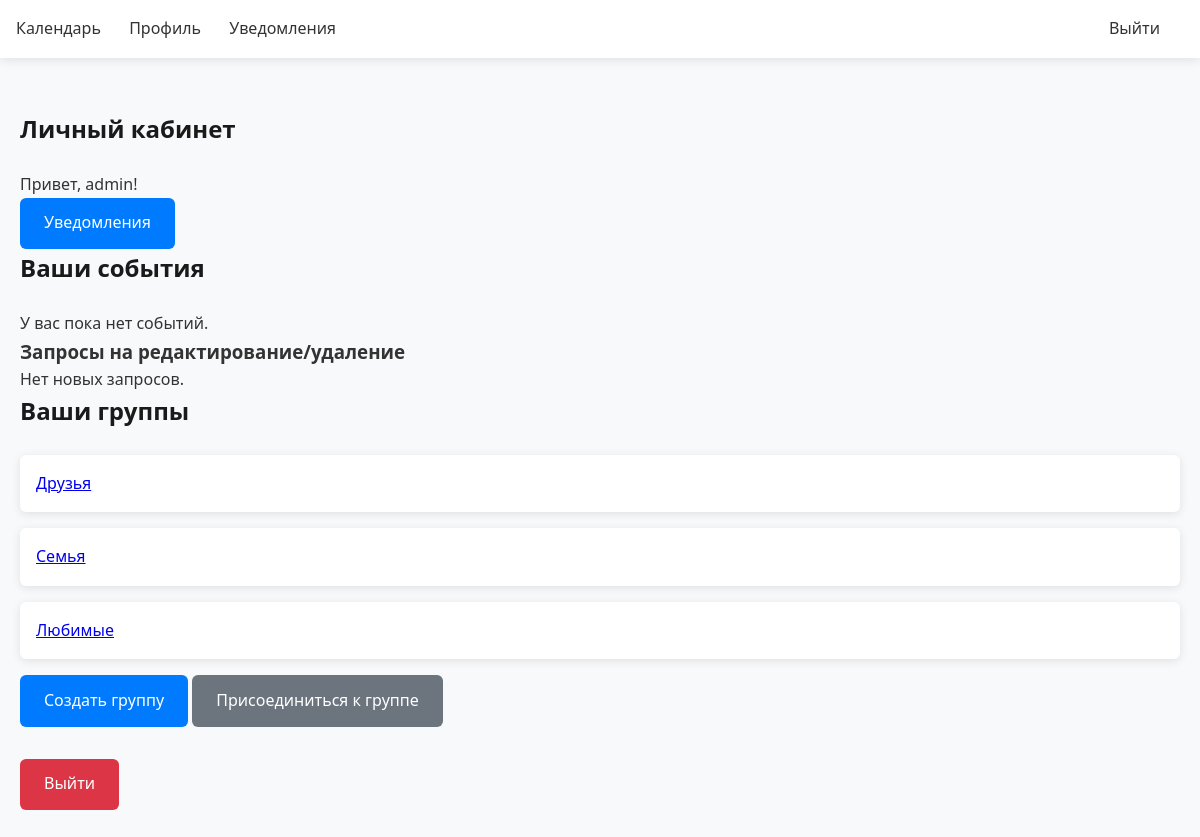
Before: /profile (signed in) with the older database file.
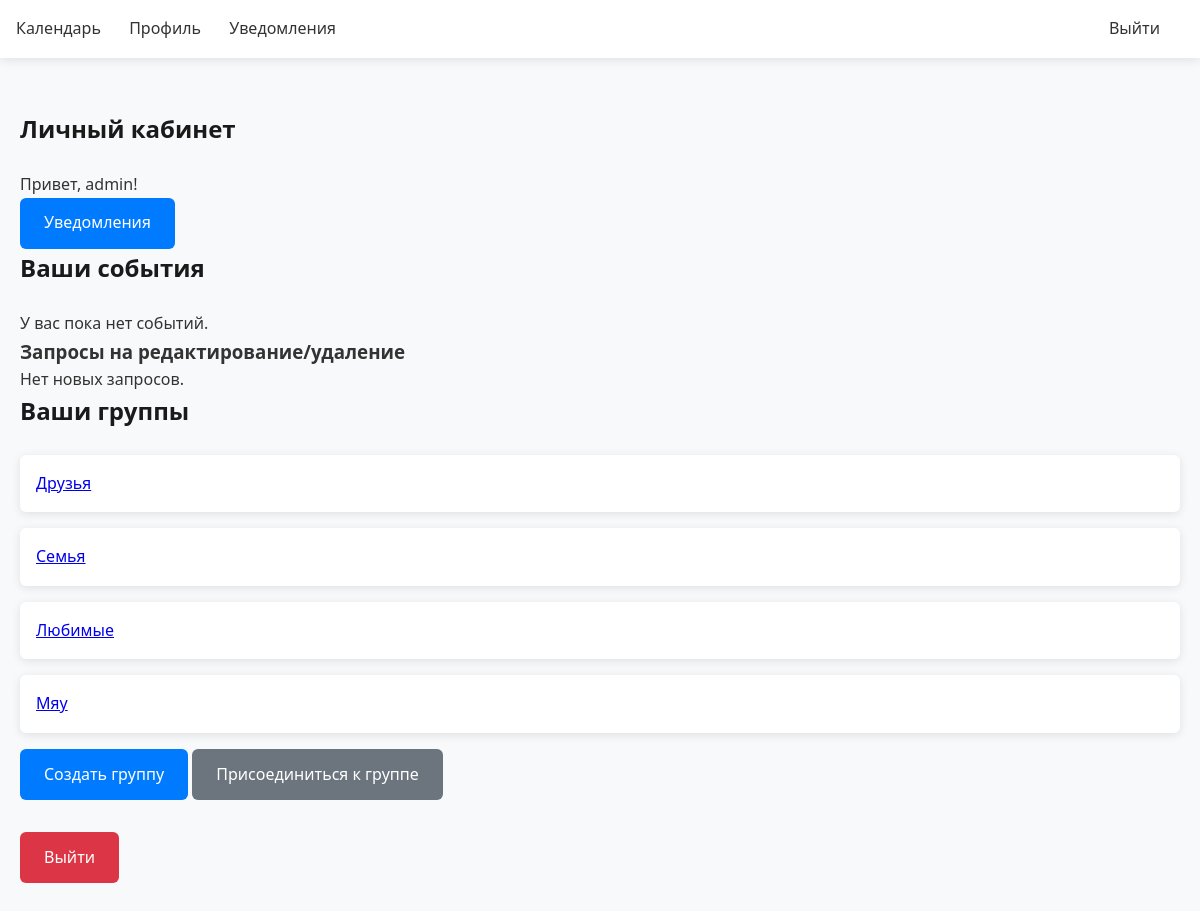
After: the same page with the newer database file.
### tables this page shows
CREATE TABLE groups(
    group_id INTEGER PRIMARY KEY AUTOINCREMENT,
    group_name TEXT NOT NULL UNIQUE
);

### main.py (the view)
@app.route('/profile')
def profile():
    if 'user' not in session:
        return redirect(url_for('form_authorization'))
    user = session['user']
    db = connect_db()
    cursor = db.cursor()
    cursor.execute("""
        SELECT groups.group_id, groups.group_name
        FROM groups
        JOIN group_members ON groups.group_id = group_members.group_id
        WHERE group_members.login = ?
    """, (user,))
    groups = cursor.fetchall()
    cursor.execute("""
        SELECT r.request_id, r.event_id, r.requester, r.request_type,
               r.new_event_name, r.new_event_date, e.event_name, e.event_date
        FROM requests r
        JOIN events e ON r.event_id = e.event_id
        WHERE e.created_by = ?
    """, (user,))
    requests = cursor.fetchall()
    db.close()
    return render_template('profile.html', user=user, groups=groups, requests=requests)

### main.py (called while the page is built)
def connect_db():
    return sqlite3.connect('main.db', check_same_thread=False)

### templates/profile.html (shortened to what this page needs)
<!DOCTYPE html>
<html lang="ru">
<head>
</head>
<body>
    <div class="nav-menu">
        <div>
            <a href="/calendar">Календарь</a>
            <a href="/profile">Профиль</a>
            <a href="/notifications">Уведомления</a>
        </div>
        <div>
            <a href="/logout">Выйти</a>
        </div>
    </div>
    <div class="container">
        <h2>Личный кабинет</h2>
        <p>Привет, {{ user }}!</p>
        <a href="/notifications" class="btn btn-primary">Уведомления</a>
        <h2>Ваши события</h2>
        {% if events %}
            <ul>
                {% for event in events %}
                    <li>
                        <strong>{{ event.event_name }}</strong> — {{ event.event_date }}
                    </li>
                {% endfor %}
            </ul>
        {% else %}
            <p>У вас пока нет событий.</p>
        {% endif %}
        <h3>Запросы на редактирование/удаление</h3>
        {% if requests %}
            <ul>
                {% for req in requests %}
                    <li>
                        <strong>{{ req[2] }}</strong> хочет
                        {% if req[3] == 'edit' %}
                            изменить "<strong>{{ req[6] }}</strong>"
                            с <strong>{{ req[7] }}</strong> на <strong>{{ req[5] or req[7] }}</strong>
                            (Новое название: <strong>{{ req[4] or req[6] }}</strong>)
                        {% else %}
                            удалить "<strong>{{ req[6] }}</strong>" (Дата: {{ req[7] }})
                        {% endif %}
                        <button class="btn btn-primary" onclick="approveRequest({{ req[0] }})">Одобрить</button>
                        <button class="btn btn-danger" onclick="rejectRequest({{ req[0] }})">Отклонить</button>
                    </li>
                {% endfor %}
            </ul>
        {% else %}
            <p>Нет новых запросов.</p>
        {% endif %}
        <h2>Ваши группы</h2>
        {% if groups %}
            <ul>
                {% for group in groups %}
                    <li>
                        <a href="/calendar/{{ group[0] }}">{{ group[1] }}</a>
                    </li>
                {% endfor %}
            </ul>
        {% else %}
            <p>Вы не состоите ни в одной группе.</p>
        {% endif %}
        <a href="/create_group" class="btn btn-primary">Создать группу</a>
        <a href="/join_group" class="btn btn-secondary">Присоединиться к группе</a>
        <div style="margin-top: 2rem;">
            <a href="/logout" class="btn btn-danger">Выйти</a>
        </div>
    </div>
</body>
</html>

Changed rows visible on the page:
added groups: group_name "Мяу"
